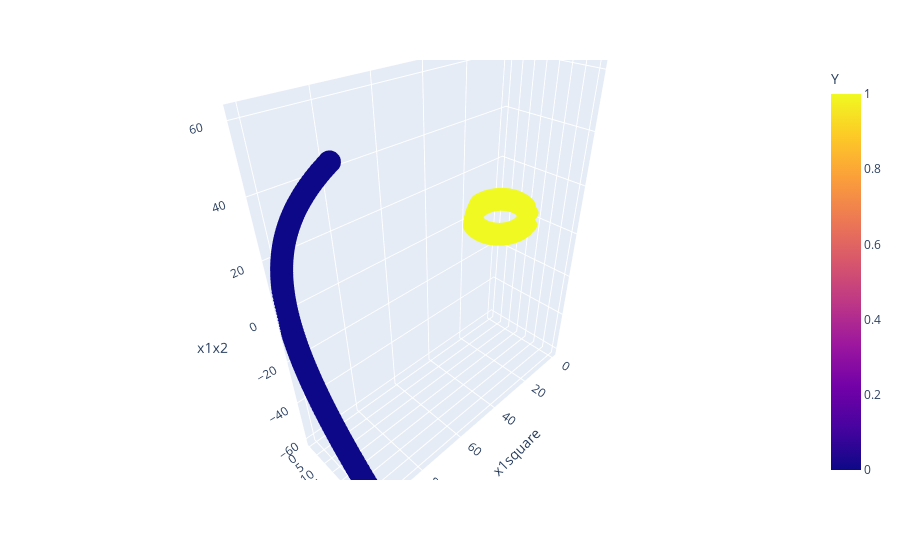

The cell this chart's notebook holds for it:
### Code cell
fig = px.scatter_3d(df1, x='x1square', y ='x2square', z = 'x1x2', color = 'Y')
fig.show()
plt.show()

### Figure 1 — Plotly figure (JSON) as saved in the notebook; plotly's stock layout.template omitted (floating-point values rounded to 4 significant figures; data arrays with more than 128 entries replaced by an {"elided": "..."} marker saying what was removed)
{"data": [{"hovertemplate": "x1square=%{x}<br>x2square=%{y}<br>x1x2=%{z}<br>Y=%{marker.color}<extra></extra>", "legendgroup": "", "marker": {"color": {"elided": "332 int values"}, "coloraxis": "coloraxis", "symbol": "circle"}, "mode": "markers", "name": "", "scene": "scene", "showlegend": false, "type": "scatter3d", "x": {"elided": "332 float values"}, "y": {"elided": "332 float values"}, "z": {"elided": "332 float values"}}], "layout": {"coloraxis": {"colorbar": {"title": {"text": "Y"}}, "colorscale": [[0, "#0d0887"], [0.1111, "#46039f"], [0.2222, "#7201a8"], [0.3333, "#9c179e"], [0.4444, "#bd3786"], [0.5556, "#d8576b"], [0.6667, "#ed7953"], [0.7778, "#fb9f3a"], [0.8889, "#fdca26"], [1, "#f0f921"]]}, "legend": {"tracegroupgap": 0}, "margin": {"t": 60}, "scene": {"domain": {"x": [0, 1], "y": [0, 1]}, "xaxis": {"title": {"text": "x1square"}}, "yaxis": {"title": {"text": "x2square"}}, "zaxis": {"title": {"text": "x1x2"}}}}}
